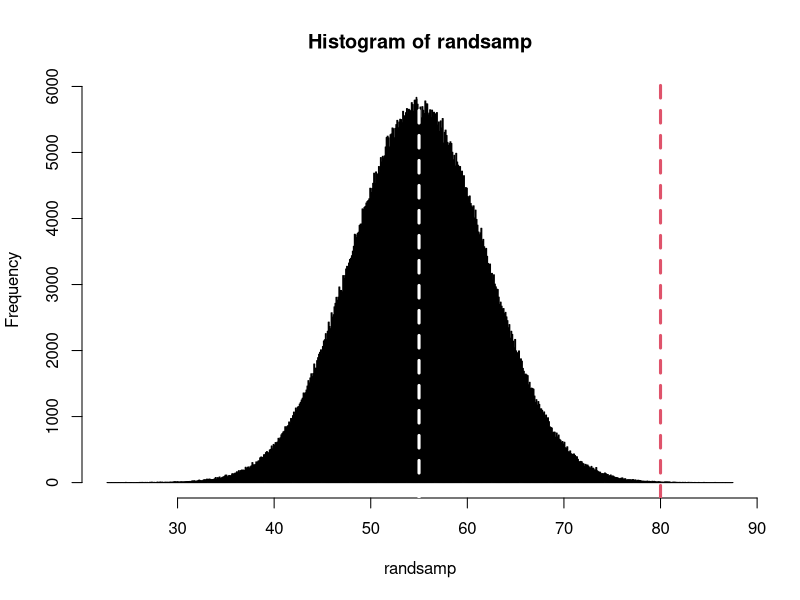
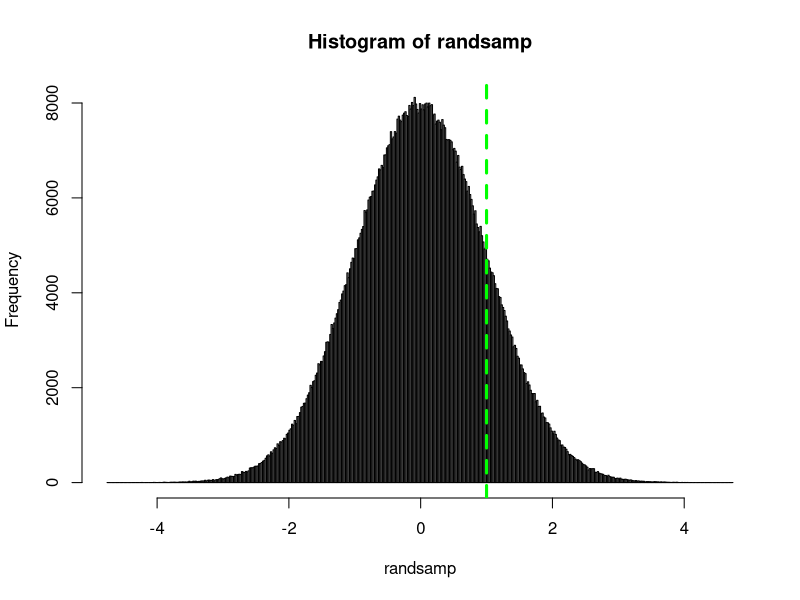
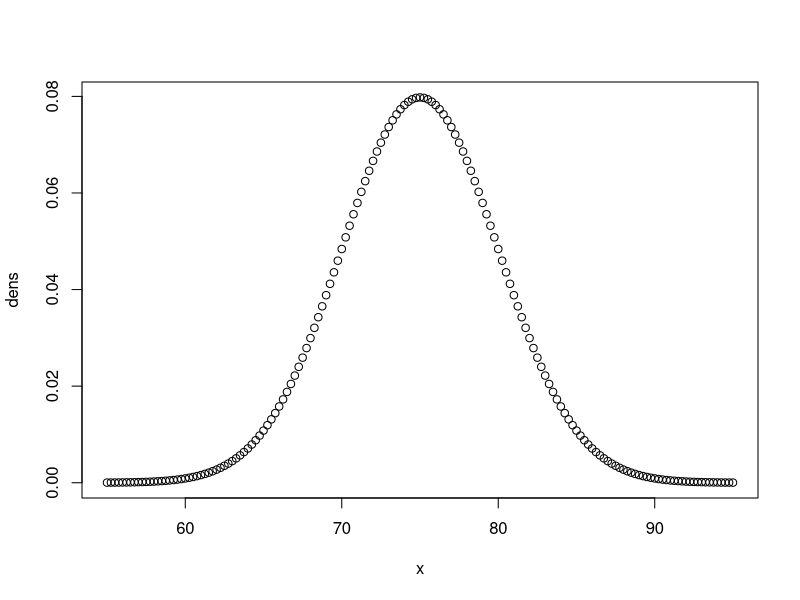
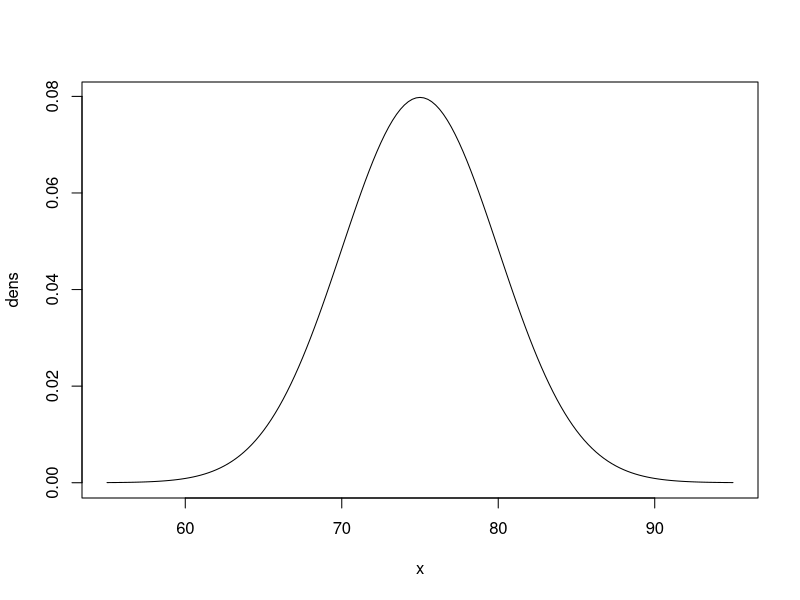
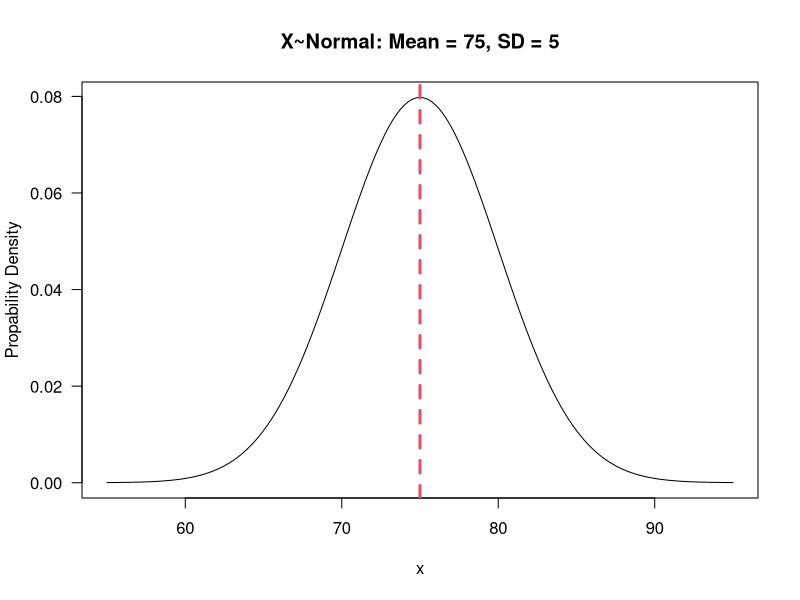

Reproduce these figures in R, in order.
## ---- chunk 1
# draw 1 million observations from the above mentioned normal distribution
randsamp = rnorm(n = 1000000, mean = 55, sd = 7)
hist(randsamp, breaks = 500)


# probability than X is lower than 80
abline(v = 80, col = 2, lty = 2, lwd = 3)
pnorm(q = 80,mean = 55,sd = 5,lower.tail = T) #less than 80


# probability than X is lower than 55
abline(v = 55, col = "white", lty = 2, lwd = 3)
pnorm(q = 55, mean = 55, sd = 5, lower.tail = T)

#area above a q = 55 is 50% of total area..

# probability than X is higher than 56
pnorm(q=56,mean=55,sd=5,lower.tail=F)



#standard normal Z
#mean = 0, sd=1
#P than Z is lower than 1
randsamp = rnorm(n = 1000000, mean = 0, sd = 1)
hist(randsamp, breaks = 500)
abline(v = 1, col = "green", lty = 2, lwd = 3)
pnorm(q = 1, mean = 0, sd = 1, lower.tail = F)
#16% is aprroximately the area above 1

## ---- chunk 2
#let's create a sequence of values that should cover large part of the normal distribution
x = seq(from = 55,to = 95,by = 0.25)
x

#let's compute the value of the probability density functions for these X values
dens = dnorm(x, mean = 75, sd = 5)
dens

plot(x, dens)

plot(x, dens, type = "l")

plot(x, dens, type = "l", main = "X~Normal: Mean = 75, SD = 5",xlab = "x", ylab = "Propability Density", las = 1)

#add vertical line
abline(v = 75, col = 2, lty = 2, lwd = 3)


